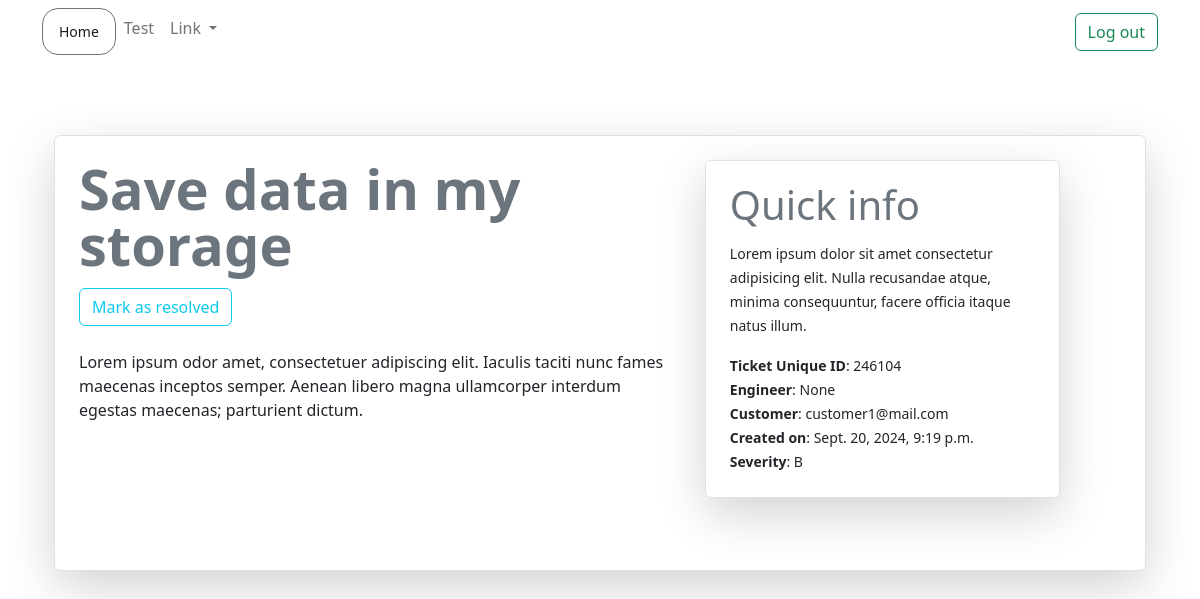
Page /ticket/ticket-details/246104/ on the earlier database version.
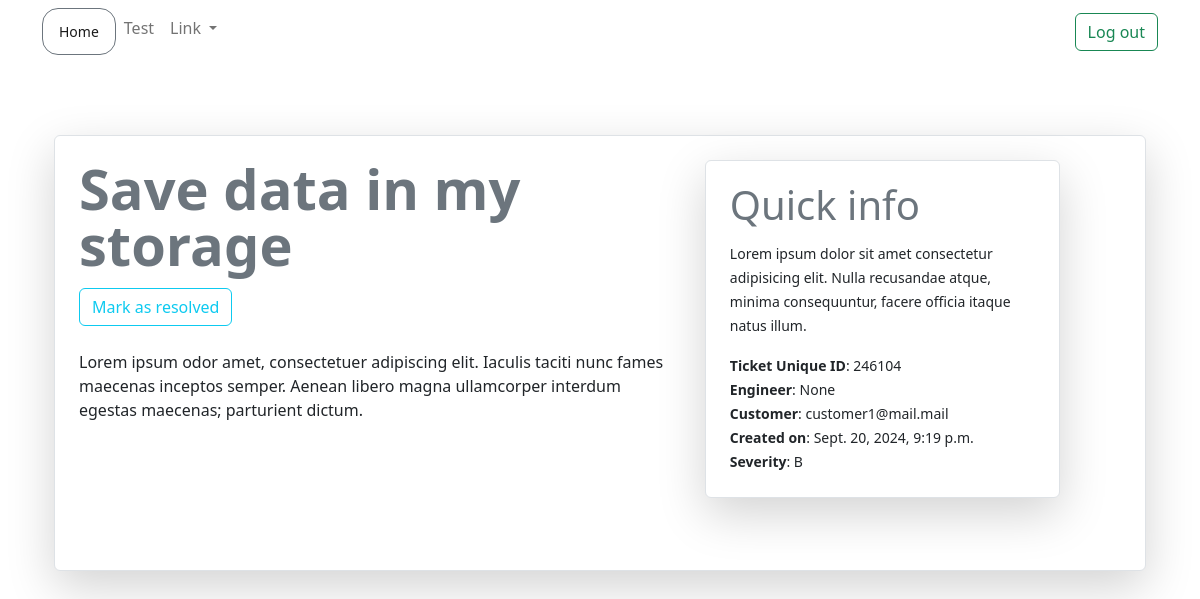
Same page on the later database version.
### ticket/models.py (models this page shows)
class Ticket(models.Model):
    customer = models.ForeignKey(User, on_delete=models.CASCADE)
    engineer = models.ForeignKey(User, on_delete=models.DO_NOTHING, null=True, blank=True, related_name='engineer')
    ticket_id = models.CharField(max_length=15, unique=True)
    ticket_title = models.CharField(max_length=50)
    ticket_description = models.TextField()
    status = models.CharField(max_length=20, choices=(('Active', 'Active'),('Pending', 'Pending'), ('Resolved','Resolved')))
    created_on = models.DateTimeField(auto_now_add=True)
    last_modified = models.DateTimeField(auto_now=True)
    is_resolved = models.BooleanField(default=False)
    severity = models.CharField(max_length=5, choices=(('A', 'A'), ('B', 'B')), default='B')
    is_assigned_to_engineer = models.BooleanField(default=False)

### accounts/models.py (models this page shows)
class User(AbstractUser):
    is_customer = models.BooleanField(default=False)
    is_engineer = models.BooleanField(default=False)
    email = models.EmailField(unique=True)
    def __str__(self):
        return self.username

### ticket/views.py (the view)
# urls.py: path('ticket-details/<str:ticket_id>/', views.ticket_details, name='ticket-details'),
def ticket_details(request, ticket_id):
    ticket =  Ticket.objects.get(ticket_id=ticket_id)
    context = {'ticket': ticket}
    return render(request, 'ticket/ticket_details.html', context)

### templates/ticket/ticket_details.html (shortened to what this page needs)
{% extends 'base.html'%} {% block content%}
<div class="container">
    <div class="border p-4 bg-light shadow-lg mb-5 bg-white rounded">
        <div class="row">
            <div class="col-md-7">
                <div>
                    <h3 class="display-4 fw-bold lh-1 mb-3 text-secondary">
                        {{ ticket.ticket_title}}
                    </h3>
                    <div>
                        <button class="btn btn-outline-info">
                            Mark as resolved
                        </button>
                    </div>
                    <br />
                    <p>{{ticket.ticket_description}}</p>
                </div>
            </div>
            <div
                class="col-md-4 border mx-3 shadow-lg p-4 mb-5 bg-white rounded"
            >
                <h4 class="display-6 lh-1 mb-3 text-secondary">Quick info</h4>
                <p>
                    <small>
                        Lorem ipsum dolor sit amet consectetur adipisicing elit.
                        Nulla recusandae atque, minima consequuntur, facere
                        officia itaque natus illum.
                    </small>
                </p>
                <div>
                    <small>
                        <b>Ticket Unique ID</b>: {{ticket.ticket_id}}
                    </small>
                    <br />
                    <small> <b>Engineer</b>: {{ticket.engineer}} </small>
                    <br />
                    <small> <b>Customer</b>: {{ticket.customer}} </small>
                    <br />
                    <small> <b>Created on</b>: {{ticket.created_on}} </small>
                    <br />
                    <small> <b>Severity</b>: {{ticket.severity}} </small>
                </div>
            </div>
        </div>
    </div>
</div>
{%endblock content%}

Differences in the rows shown:
changed through a linked row, Ticket "Save data in my storage": customer "customer1@mail.com" → "customer1@mail.mail"
